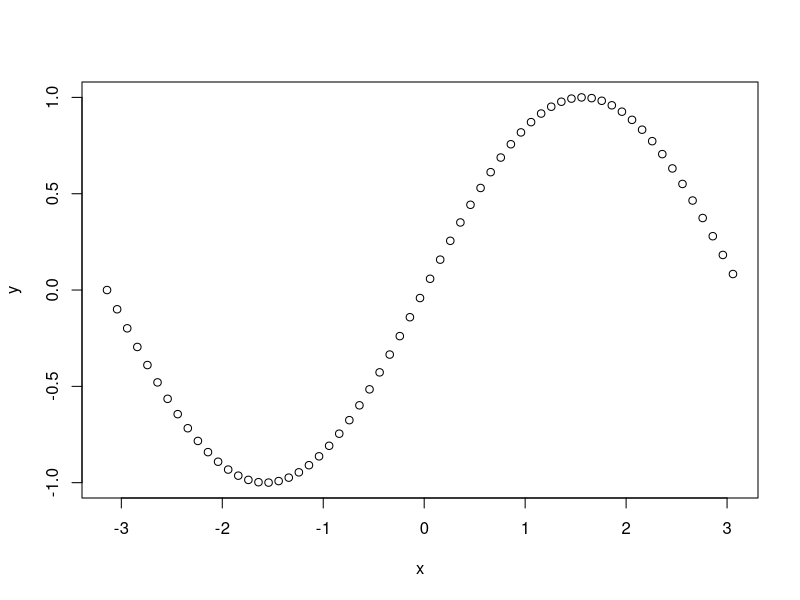
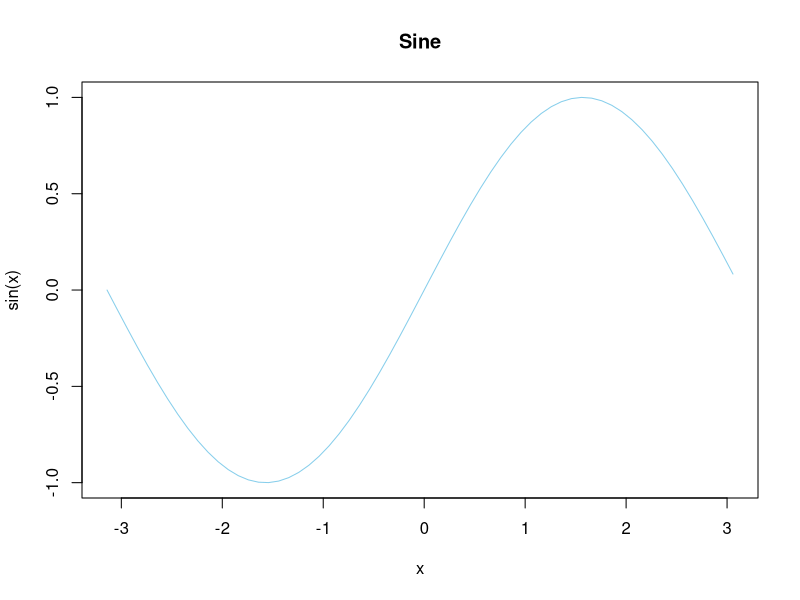
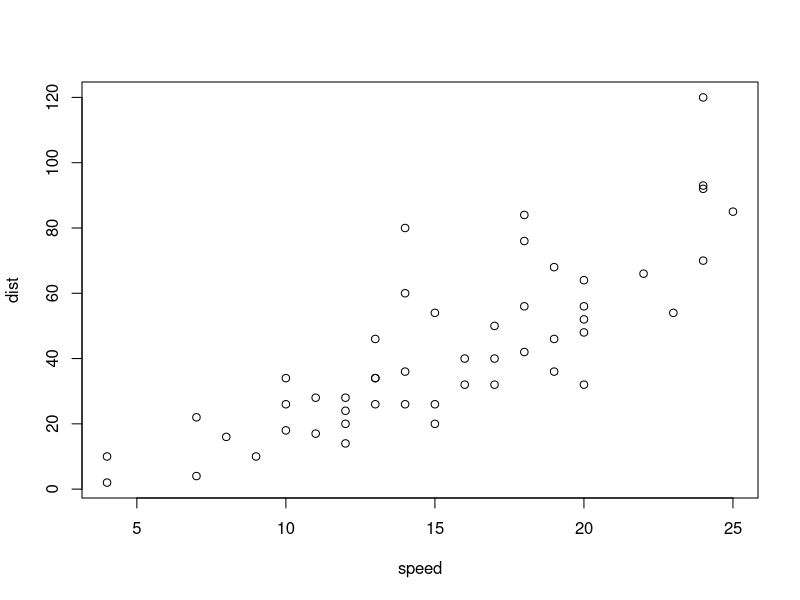
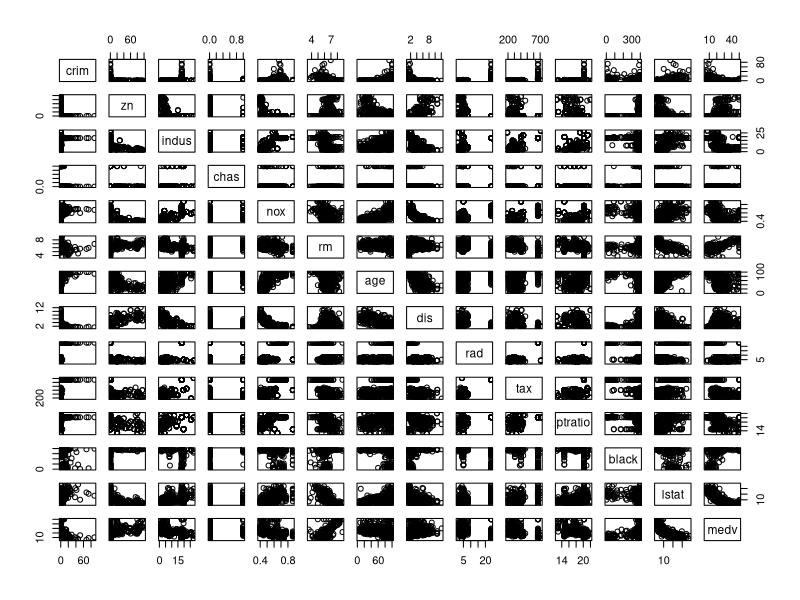
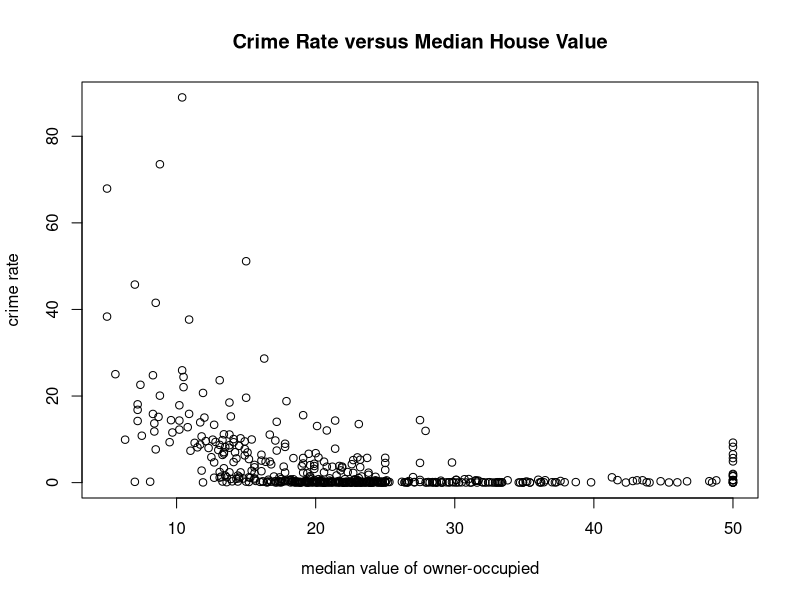
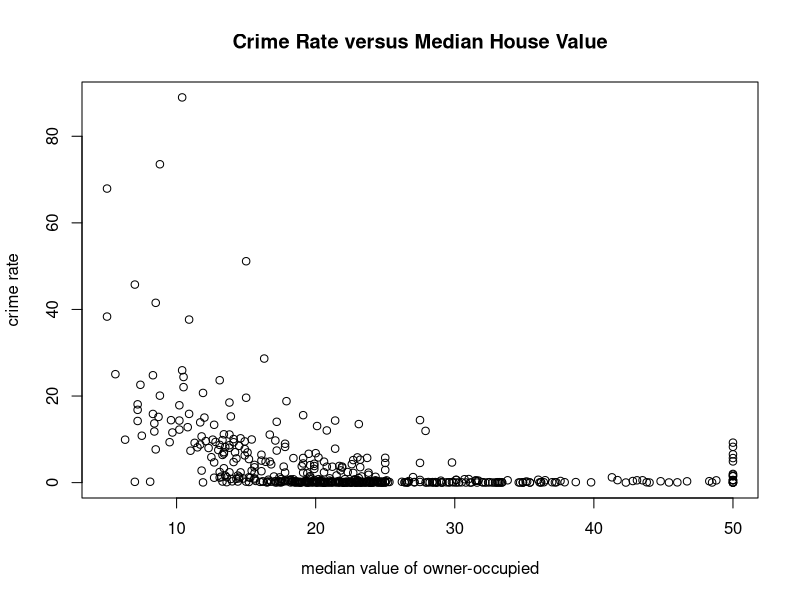
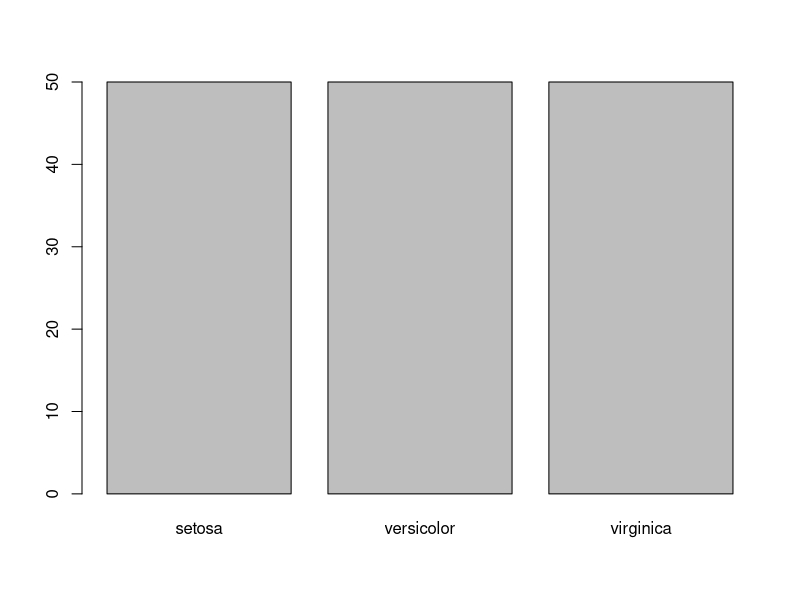
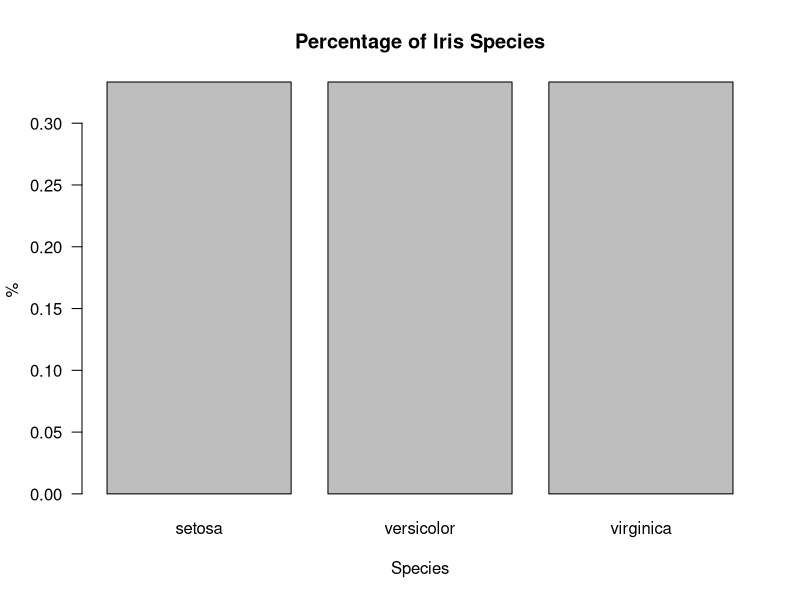

Recreate these plots in R, in order.
## ---- chunk 1
getwd()
## ---- chunk 2
# setwd("some_location")
setwd(getwd())
## ---- chunk 3
ls()
## ---- chunk 4
rm(list=ls())
## ---- chunk 5
x <- c(1:10)
x
## ---- chunk 6
class(x)
length(x)
## ---- chunk 7
a <- c(0, 1, 0, 1, 1)
class(a)
as.factor(a)
## ---- chunk 8
x + 10
## ---- chunk 9
x > 5
## ---- chunk 10
v <- c(T, 1, 2, 3, 'character')
v
## ---- chunk 11
library(MASS)
table <- Boston
## ---- chunk 12
summary(table)
## ---- chunk 13
str(table)
## ---- chunk 14
head(table, 5)
## ---- chunk 15
table[1:5, ]
## ---- chunk 16
head(table$crim)
## ---- chunk 17
mean(table$crim)
## ---- chunk 18
x <- seq(-pi, pi, 0.1)
y <- sin(x)
plot(x, y)
## ---- chunk 19
plot(x, y, main="Sine", xlab = "x", ylab="sin(x)", type="l", col="skyblue")
## ---- chunk 20
plot(cars)
## ---- chunk 21
pairs(table)
## ---- chunk 22
with(
  table,
  plot(medv, 
       crim, 
       main="Crime Rate versus Median House Value", 
       xlab="median value of owner-occupied", 
       ylab="crime rate")
)
## ---- chunk 23
plot(crim~medv, data=table, main="Crime Rate versus Median House Value", xlab="median value of owner-occupied", ylab="crime rate")
## ---- chunk 24
movies <- c("SPYDERMAN","BATMAN","VERTIGO","CHINATOWN")
movies_lower <- unlist(lapply(movies, tolower))
movies_lower
## ---- chunk 25
movies <- c("SPYDERMAN","BATMAN","VERTIGO","CHINATOWN")
movies_lower <- sapply(movies, tolower)
movies_lower
## ---- chunk 26
sapply(table, mean)
## ---- chunk 27
apply(X=cars, MARGIN=2, FUN=mean, na.rm=TRUE)
## ---- chunk 28
apply(table, MARGIN=2, quantile, probs=c(0.25, 0.5, 0.75), na.rm=TRUE)
## ---- chunk 29
tapply(iris$Sepal.Width, iris$Species, mean)
## ---- chunk 30
barplot(table(iris$Species))
## ---- chunk 31
freq <- table(iris$Species) / length(iris$Species)
freq
## ---- chunk 32
barplot(freq, main="Percentage of Iris Species", xlab="Species", ylab="%", las=1)
## ---- chunk 33
pie(freq, main="Percentage of Iris Species")
box()
## ---- chunk 34
boxplot(cars$speed, main="Box Plot Demo", ylim=c(0, 30), ylab="Speed", las=1)
## ---- chunk 35
boxplot(iris$Sepal.Length~iris$Species, xlab="Species", ylab="Sepal Length", main="Sepal Length by Iris Species", las=1)
## ---- chunk 36
tapply(iris$Sepal.Length, iris$Species, mean)
## ---- chunk 37
hist(table$medv, freq=FALSE, ylim=c(0, 0.07), main='Median Value of Housing Prices', xlab='Median Value', las=1)
## ---- chunk 38
hist(table$medv, freq=FALSE, ylim=c(0, 0.07), main='Median Value of Housing Prices', xlab='Median Value', las=1)
lines(density(table$medv), col=2, lwd=2)
## ---- chunk 39
cor(cars$speed, cars$dist)
## ---- chunk 40
plot(cars$speed, cars$dist, xlab='Speed', ylab='Dist', main='Speed vs Dist', las=1)
lines(smooth.spline(cars$speed, cars$dist))
